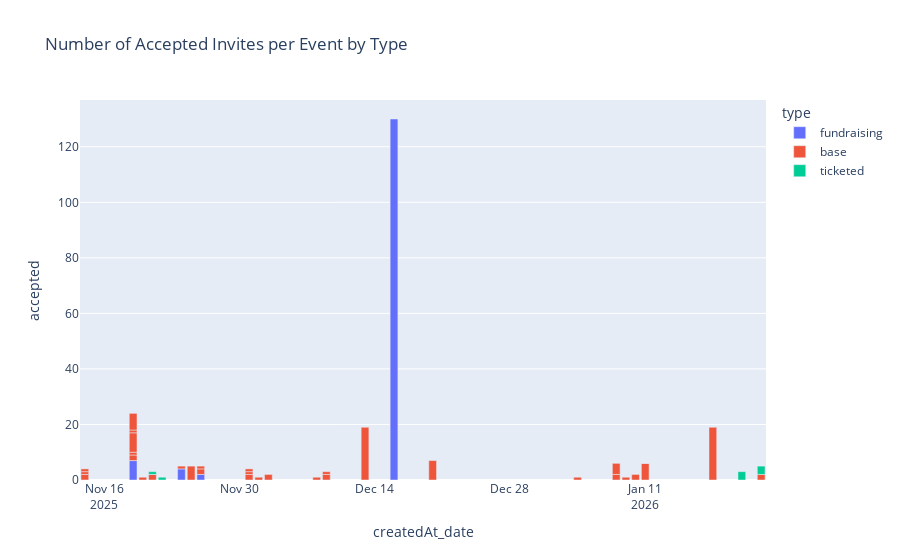

Notebook source saved alongside this figure:
### Code cell
#Plotting number of accepted invites per event by type
count_rsvp['createdAt_date'] = count_rsvp['createdAt'].dt.date
px.bar(count_rsvp[count_rsvp['type'] != 'checkin'], x='createdAt_date', y='accepted', color='type', title='Number of Accepted Invites per Event by Type').show()

### Figure 1 — Plotly figure (JSON) as saved in the notebook; plotly's stock layout.template omitted (floating-point values rounded to 4 significant figures)
{"data": [{"hovertemplate": "type=fundraising<br>createdAt_date=%{x}<br>accepted=%{y}<extra></extra>", "legendgroup": "fundraising", "marker": {"color": "#636efa", "pattern": {"shape": ""}}, "name": "fundraising", "orientation": "v", "showlegend": true, "textposition": "auto", "type": "bar", "x": ["2025-12-16", "2025-11-19", "2025-11-24", "2025-11-26"], "xaxis": "x", "y": [130.0, 7.0, 4.0, 2.0], "yaxis": "y"}, {"hovertemplate": "type=base<br>createdAt_date=%{x}<br>accepted=%{y}<extra></extra>", "legendgroup": "base", "marker": {"color": "#EF553B", "pattern": {"shape": ""}}, "name": "base", "orientation": "v", "showlegend": true, "textposition": "auto", "type": "bar", "x": ["2026-01-04", "2025-12-02", "2026-01-11", "2025-12-20", "2025-11-25", "2025-11-19", "2025-12-01", "2025-11-19", "2025-11-20", "2025-11-14", "2025-11-19", "2025-12-09", "2025-11-19", "2025-12-09", "2025-11-21", "2026-01-10", "2025-11-14", "2025-11-14", "2026-01-08", "2026-01-11", "2025-12-01", "2026-01-08", "2025-12-13", "2025-11-26", "2025-11-26", "2025-12-01", "2025-11-19", "2026-01-09", "2025-12-08", "2025-11-19", "2025-11-21", "2026-01-23", "2025-12-03", "2025-11-24", "2026-01-18"], "xaxis": "x", "y": [1.0, 1.0, 6.0, 7.0, 5.0, 0.0, 2.0, 2.0, 1.0, 2.0, 1.0, 2.0, 7.0, 1.0, 2.0, 2.0, 1.0, 1.0, 2.0, 0.0, 1.0, 4.0, 19.0, 2.0, 1.0, 1.0, 1.0, 1.0, 1.0, 6.0, 0.0, 2.0, 2.0, 1.0, 19.0], "yaxis": "y"}, {"hovertemplate": "type=ticketed<br>createdAt_date=%{x}<br>accepted=%{y}<extra></extra>", "legendgroup": "ticketed", "marker": {"color": "#00cc96", "pattern": {"shape": ""}}, "name": "ticketed", "orientation": "v", "showlegend": true, "textposition": "auto", "type": "bar", "x": ["2025-11-21", "2026-01-21", "2025-11-22", "2026-01-23"], "xaxis": "x", "y": [1.0, 3.0, 1.0, 3.0], "yaxis": "y"}], "layout": {"barmode": "relative", "legend": {"title": {"text": "type"}, "tracegroupgap": 0}, "title": {"text": "Number of Accepted Invites per Event by Type"}, "xaxis": {"anchor": "y", "domain": [0, 1], "title": {"text": "createdAt_date"}}, "yaxis": {"anchor": "x", "domain": [0, 1], "title": {"text": "accepted"}}}}
